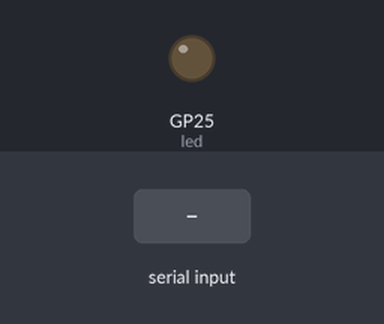
This program was run on a simulated Raspberry Pi Pico running MicroPython. On the bench: output pins drawn as LEDs (lit = HIGH). The inputs (shaded band) are chosen by the test bench. What the program prints to the serial console is not drawn.

Above: at 0.1 s.
At 2.2 s:
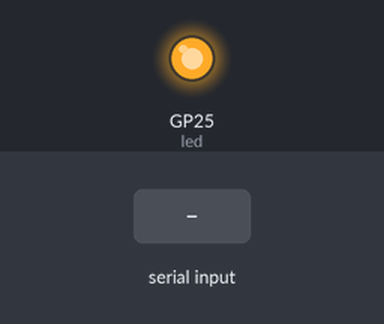
2.3 s: "1" received over the second serial link
3.8 s: "0" received over the second serial link
Timing chart, 0 to 6.8 s (numbered marks = the images above; inputs shaded):
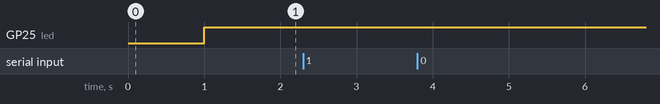

The program:

main.py
```python
from machine import Pin, UART
import time
import sys

led = Pin("LED", Pin.OUT)

uart = UART(0, baudrate=230400, tx=Pin(0), rx=Pin(1), bits=8, parity=None, stop=1, timeout=10)

time.sleep_ms(1000)
print("USB ↔ UART bridge started @ 230400 baud (Pico 2 W)")

while True:
    try:
        led.on()
        # print("CUSTOM CODE IS RUNNING!")  # comment this out later if spam causes issues
        time.sleep_ms(1) # this delay changes the pitch of the noise produced by Pico, at 1ms it is more high-pitched thus less annnoying

        if uart.any():
            data = uart.read(200)
            if data:
                sys.stdout.buffer.write(data)

        # Bidirectional part if enabled...
        # while True:
        #     ch = sys.stdin.buffer.read(1)
        #     if not ch: break
        #     uart.write(ch)

        time.sleep_ms(1)

    except KeyboardInterrupt:
        # print("KeyboardInterrupt caught - continuing anyway...")
        # Optionally: led.off() or cleanup here
        # But do NOT break/return — just continue the loop
        continue

    except Exception as e: # catch-all for unexpected errors, without it the program crashes!!!
        # print("Unexpected error:", e)
        time.sleep(1)  # prevent spam if error loops
```

Measured:
- after the input at 2.3 s, every drawn part: stays the same
- after the input at 3.8 s, every drawn part: stays the same
